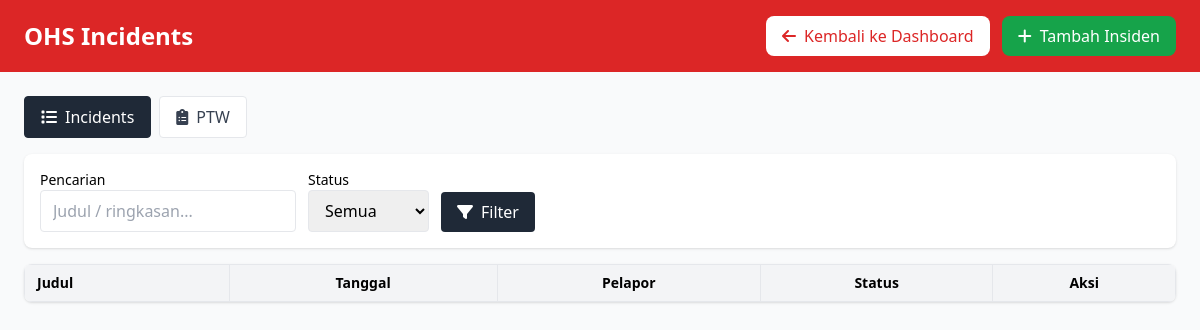
/admin/OHS/index.php (signed in), run on an earlier commit of the app's database.
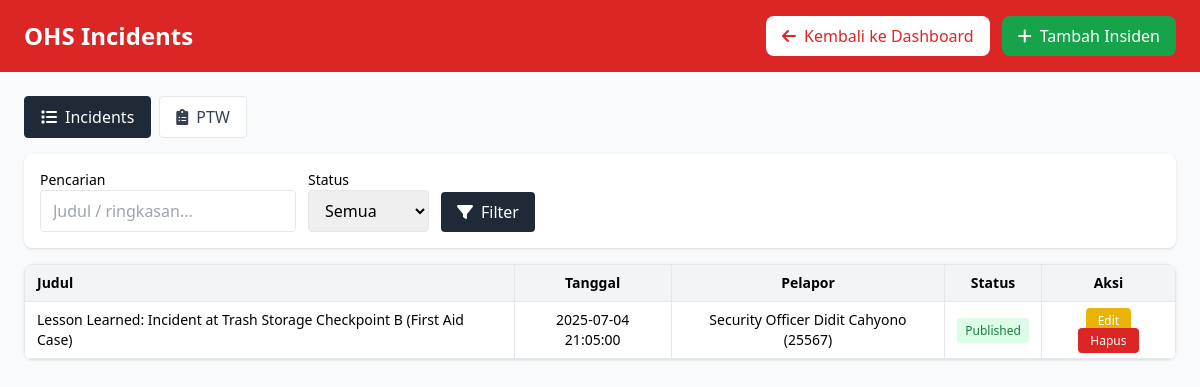
And on a later commit of the database.
### tables this page shows
CREATE TABLE IF NOT EXISTS ohs_incidents (
    id INT AUTO_INCREMENT PRIMARY KEY,
    title VARCHAR(255) NOT NULL,
    incident_date DATE NOT NULL,
    incident_time TIME,
    who_name VARCHAR(100),
    who_npk VARCHAR(50),
    summary TEXT,
    result TEXT,
    root_causes TEXT,
    key_takeaways TEXT,
    corrective_actions TEXT,
    map_image_path VARCHAR(255),
    photo_image_path VARCHAR(255),
    status ENUM('draft','published','archived') DEFAULT 'published',
    created_by INT,
    created_at TIMESTAMP DEFAULT CURRENT_TIMESTAMP,
    updated_at TIMESTAMP DEFAULT CURRENT_TIMESTAMP ON UPDATE CURRENT_TIMESTAMP,
    FOREIGN KEY (created_by) REFERENCES admin_users(id) ON DELETE SET NULL
);

### admin/OHS/index.php (the view, shortened to what this page needs)
<?php
require_once __DIR__ . '/../../config/database.php';
$params = [];
$sql = 'SELECT * FROM ohs_incidents';
$sql .= ' ORDER BY incident_date DESC, id DESC';
$stmt = $pdo->prepare($sql);
$stmt->execute($params);
$rows = $stmt->fetchAll();
?>
<!DOCTYPE html>
<html lang="id">
<head>
  <link rel="stylesheet" href="https://cdnjs.cloudflare.com/ajax/libs/font-awesome/6.0.0-beta3/css/all.min.css">
  <script src="https://cdn.tailwindcss.com"></script>
</head>
<body class="bg-gray-50 font-sans">
  <header class="bg-red-600 text-white px-6 py-4">
    <div class="flex justify-between items-center">
      <h1 class="text-2xl font-bold">OHS Incidents</h1>
      <div class="flex items-center gap-3">
        <a href="../dashboard.php" class="bg-white text-red-600 px-4 py-2 rounded-lg hover:bg-gray-100 transition">
          <i class="fas fa-arrow-left mr-2"></i>Kembali ke Dashboard
        </a>
        <a href="create.php" class="bg-green-600 text-white px-4 py-2 rounded-lg hover:bg-green-700 transition">
          <i class="fas fa-plus mr-2"></i>Tambah Insiden
        </a>
      </div>
    </div>
  </header>
  <main class="max-w-7xl mx-auto px-6 py-6">
    <div class="flex items-center gap-2 mb-4">
      <a href="index.php" class="px-4 py-2 rounded inline-flex items-center gap-2 border transition <?php echo (!isset($_GET['view'])?'bg-gray-800 text-white border-gray-800 hover:bg-gray-900':'bg-white text-gray-700 hover:bg-gray-50'); ?>">
        <i class="fas fa-list"></i><span>Incidents</span>
      </a>
      <a href="index.php?view=ptw" class="px-4 py-2 rounded inline-flex items-center gap-2 border transition <?php echo (($_GET['view'] ?? '')==='ptw'?'bg-gray-800 text-white border-gray-800 hover:bg-gray-900':'bg-white text-gray-700 hover:bg-gray-50'); ?>">
        <i class="fas fa-clipboard-list"></i><span>PTW</span>
      </a>
    </div>
    <div class="bg-white rounded-lg shadow p-4 mb-4">
      <form class="flex flex-wrap items-end gap-3">
        <div>
          <label class="block text-sm">Pencarian</label>
          <input type="text" name="q" value="<?php echo htmlspecialchars($_GET['q'] ?? ''); ?>" class="border rounded px-3 py-2 w-64" placeholder="Judul / ringkasan..." />
        </div>
        <div>
          <label class="block text-sm">Status</label>
          <select name="status" class="border rounded px-3 py-2">
            <option value="">Semua</option>
          </select>
        </div>
        <button class="bg-gray-800 text-white px-4 py-2 rounded inline-flex items-center gap-2"><i class="fas fa-filter"></i>Filter</button>
      </form>
    </div>
    <div class="overflow-x-auto bg-white rounded-lg shadow">
      <table class="min-w-full text-sm">
        <thead class="bg-gray-100">
          <tr class="sticky top-0 z-10">
            <th class="border px-3 py-2 text-left">Judul</th>
            <th class="border px-3 py-2">Tanggal</th>
            <th class="border px-3 py-2">Pelapor</th>
            <th class="border px-3 py-2">Status</th>
            <th class="border px-3 py-2">Aksi</th>
          </tr>
        </thead>
        <tbody>
          <?php foreach ($rows as $row): ?>
          <tr class="odd:bg-white even:bg-gray-50 hover:bg-gray-100">
            <td class="border px-3 py-2"><?php echo htmlspecialchars($row['title']); ?></td>
            <td class="border px-3 py-2 text-center"><?php echo htmlspecialchars($row['incident_date']); ?><?php echo $row['incident_time']? ' '.$row['incident_time']:''; ?></td>
            <td class="border px-3 py-2 text-center"><?php echo htmlspecialchars(trim(($row['who_name'] ?? '').' ('.$row['who_npk'].')')); ?></td>
            <td class="border px-3 py-2 text-center">
              <span class="px-2 py-1 rounded text-xs <?php echo $row['status']==='published'?'bg-green-100 text-green-700':($row['status']==='draft'?'bg-yellow-100 text-yellow-700':'bg-gray-100 text-gray-600'); ?>"><?php echo ucfirst($row['status']); ?></span>
            </td>
            <td class="border px-3 py-2 text-center">
              <a href="edit.php?id=<?php echo $row['id']; ?>" class="bg-yellow-500 hover:bg-yellow-600 text-white px-3 py-1 rounded text-xs">Edit</a>
              <a href="?delete=<?php echo $row['id']; ?>" onclick="return confirm('Hapus insiden ini?')" class="bg-red-600 hover:bg-red-700 text-white px-3 py-1 rounded text-xs">Hapus</a>
            </td>
          </tr>
          <?php endforeach; ?>
        </tbody>
      </table>
    </div>
  </main>
</body>
</html>

What changed in the data, as far as the page shows it:
added ohs_incidents: title "Lesson Learned: Incident at Trash Storage Checkpoint B (First Aid Case)", incident_date "2025-07-04", incident_time "21:05:00", who_name+who_npk "Security Officer Didit Cahyono (25567)", status "Published"
